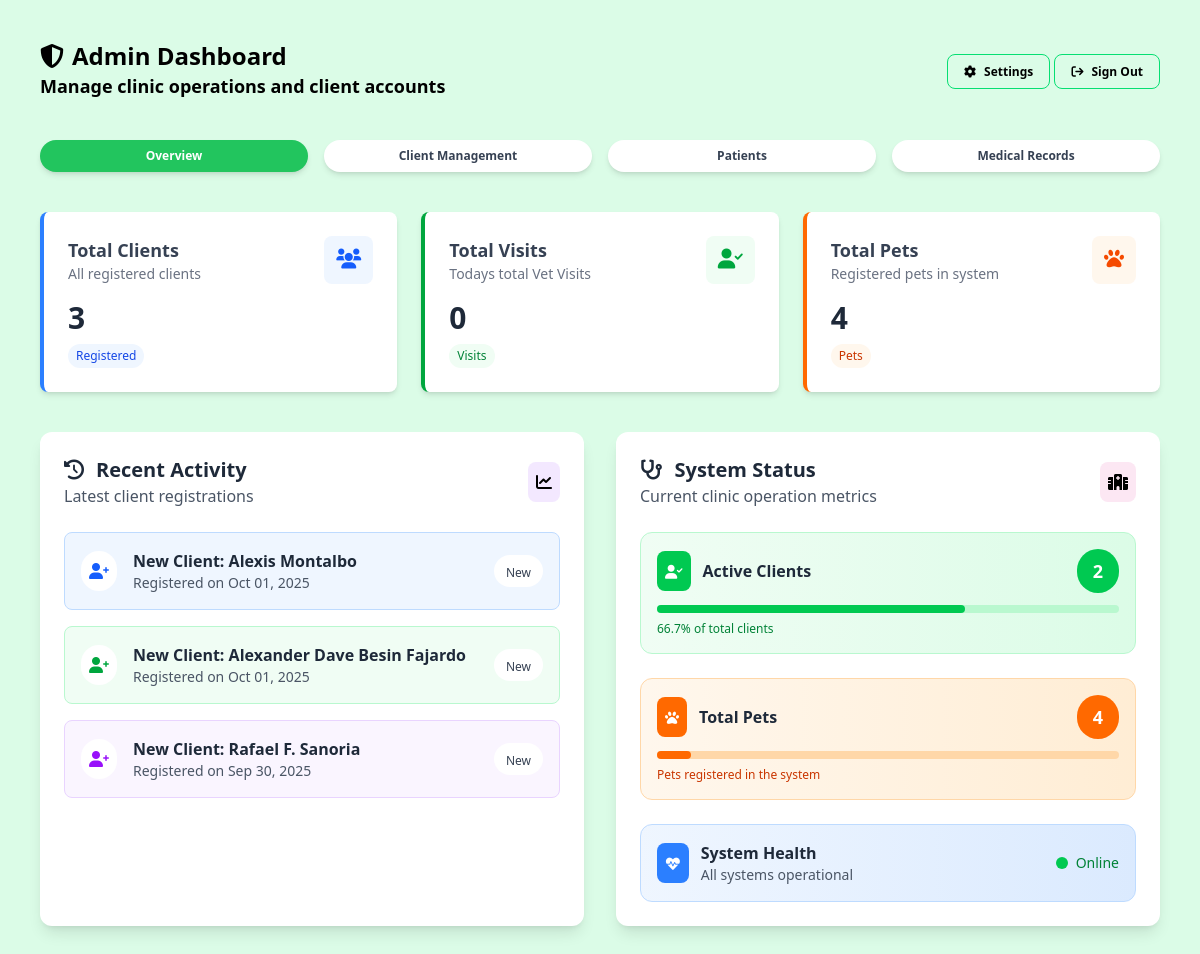
/admin/admin-dashboard.php (signed in), run on the app's committed database.
### tables this page shows
CREATE TABLE `owners` (
  `id` bigint(20) NOT NULL,
  `user_id` bigint(20) DEFAULT NULL,
  `name` text NOT NULL,
  `email` text DEFAULT NULL,
  `phone` varchar(32) DEFAULT NULL,
  `emergency` varchar(32) DEFAULT NULL,
  `address` longtext NOT NULL,
  `created_at` timestamp NOT NULL DEFAULT current_timestamp(),
  `status` enum('Active','Inactive') NOT NULL DEFAULT 'Active'
);

### helpers/fetch.php (called while the page is built)
<?php
function fetchAllData(PDO $pdo, string $query, array $params = []): array
{
    $stmt = $pdo->prepare($query);
    $stmt->execute($params);
    return $stmt->fetchAll(PDO::FETCH_ASSOC);
}
function fetchOneData(PDO $pdo, string $query, array $params = []): ?array
{
    $stmt = $pdo->prepare($query);
    $stmt->execute($params);
    $result = $stmt->fetch(PDO::FETCH_ASSOC);
    return $result ?: null;
}

### admin/admin-dashboard.php (the view, shortened to what this page needs)
<?php
include_once __DIR__ . '/../config/config.php';
require_once __DIR__ . '/../helpers/fetch.php';
$petOwners = fetchAllData($pdo, "SELECT * FROM users WHERE access_type = 'owner'");
$allPetOwners = fetchAllData($pdo, "SELECT * FROM owners ORDER BY created_at DESC LIMIT 4");
$activePetOwners = fetchAllData($pdo, "SELECT * FROM owners WHERE status = 1");
$totalPets = fetchAllData($pdo, "SELECT * FROM pets");
$totalRecords = fetchOneData($pdo, "SELECT COUNT(*) AS total_transactions_today
FROM medical_records
WHERE visit_date = CURDATE()");
?>
<!DOCTYPE html>
<html lang="en">
<head>
    <link rel="stylesheet" href="../assets/css/output.css">
    <link rel="stylesheet" href="https://cdnjs.cloudflare.com/ajax/libs/font-awesome/6.0.0-beta3/css/all.min.css">
</head>
<body class="bg-green-100 w-full min-h-screen overflow-y-auto">
    <?php
    include_once '../includes/admin-header.php';
    ?>
    <main class="pb-10 max-w-[1400px] mx-auto">
        <section class="p-6 md:p-10">
            <div class="grid grid-cols-1 md:grid-cols-3 gap-6 w-full">
                <div class="bg-white rounded-lg shadow-md p-6 card-hover border-l-4 border-blue-500">
                    <div class="flex items-center justify-between mb-4">
                        <div>
                            <h3 class="text-lg font-semibold text-gray-700">Total Clients</h3>
                            <p class="text-sm text-gray-500">All registered clients</p>
                        </div>
                        <div class="bg-blue-50 p-3 rounded-lg">
                            <i class="fa-solid fa-users text-xl text-blue-600"></i>
                        </div>
                    </div>
                    <div>
                        <h2 class="text-3xl font-bold text-gray-800"><?php echo count($petOwners); ?></h2>
                        <span
                            class="bg-blue-50 text-blue-700 text-xs font-medium px-2 py-1 rounded-full mt-2 inline-block">
                            Registered
                        </span>
                    </div>
                </div>
                <div class="bg-white rounded-lg shadow-md p-6 card-hover border-l-4 border-green-600">
                    <div class="flex items-center justify-between mb-4">
                        <div>
                            <h3 class="text-lg font-semibold text-gray-700">Total Visits</h3>
                            <p class="text-sm text-gray-500">Todays total Vet Visits</p>
                        </div>
                        <div class="bg-green-50 p-3 rounded-lg">
                            <i class="fa-solid fa-user-check text-xl text-green-600"></i>
                        </div>
                    </div>
                    <div>
                        <h2 class="text-3xl font-bold text-gray-800">
                            <?php echo $totalRecords['total_transactions_today']; ?>
                        </h2>
                        <span
                            class="bg-green-50 text-green-700 text-xs font-medium px-2 py-1 rounded-full mt-2 inline-block">
                            Visits
                        </span>
                    </div>
                </div>
                <div class="bg-white rounded-lg shadow-md p-6 card-hover border-l-4 border-orange-500">
                    <div class="flex items-center justify-between mb-4">
                        <div>
                            <h3 class="text-lg font-semibold text-gray-700">Total Pets</h3>
                            <p class="text-sm text-gray-500">Registered pets in system</p>
                        </div>
                        <div class="bg-orange-50 p-3 rounded-lg">
                            <i class="fa-solid fa-paw text-xl text-orange-600"></i>
                        </div>
                    </div>
                    <div>
                        <h2 class="text-3xl font-bold text-gray-800"><?php echo count($totalPets); ?></h2>
                        <span
                            class="bg-orange-50 text-orange-700 text-xs font-medium px-2 py-1 rounded-full mt-2 inline-block">
                            Pets
                        </span>
                    </div>
                </div>
            </div>
        </section>
        <section class="px-6 md:px-10 grid grid-cols-1 lg:grid-cols-2 gap-8 w-full mb-6">
            <div class="bg-white rounded-xl shadow-lg p-6 card-hover animate-slide-up" style="animation-delay: 0.3s;">
                <div class="flex items-center justify-between mb-6">
                    <div>
                        <h3 class="text-xl font-semibold text-gray-800 flex items-center">
                            <i class="fa-solid fa-clock-rotate-left text-vet-purple mr-3"></i>
                            Recent Activity
                        </h3>
                        <p class="text-gray-600">Latest client registrations</p>
                    </div>
                    <div class="bg-purple-100 p-2 rounded-lg">
                        <i class="fa-solid fa-chart-line text-vet-purple"></i>
                    </div>
                </div>
                <div class="space-y-4">
                    <?php
                    $colors = ['bg-blue-50 border-blue-200', 'bg-green-50 border-green-200', 'bg-purple-50 border-purple-200'];
                    $iconColors = ['text-blue-600', 'text-green-600', 'text-purple-600'];
                    $index = 0;
                    foreach ($allPetOwners as $owner) {
                        $colorClass = $colors[$index % 3];
                        $iconColor = $iconColors[$index % 3];
                        echo '<div class="flex items-center p-4 ' . $colorClass . ' border rounded-lg hover:shadow-md transition-all duration-300">';
                        echo '<div class="bg-white p-2 rounded-full mr-4">';
                        echo '<i class="fa-solid fa-user-plus ' . $iconColor . '"></i>';
                        echo '</div>';
                        echo '<div class="flex-1">';
                        echo '<h4 class="font-semibold text-gray-800">New Client: ' . htmlspecialchars($owner['name']) . '</h4>';
                        echo '<p class="text-sm text-gray-600">Registered on ' . date('M d, Y', strtotime($owner['created_at'])) . '</p>';
                        echo '</div>';
                        echo '<div class="bg-white px-3 py-1 rounded-full">';
                        echo '<span class="text-xs font-medium text-gray-700">New</span>';
                        echo '</div>';
                        echo '</div>';
                        $index++;
                    }
                    ?>
                </div>
            </div>
            <div class="bg-white rounded-xl shadow-lg p-6 card-hover animate-slide-up" style="animation-delay: 0.4s;">
                <div class="flex items-center justify-between mb-6">
                    <div>
                        <h3 class="text-xl font-semibold text-gray-800 flex items-center">
                            <i class="fa-solid fa-stethoscope text-vet-pink mr-3"></i>
                            System Status
                        </h3>
                        <p class="text-gray-600">Current clinic operation metrics</p>
                    </div>
                    <div class="bg-pink-100 p-2 rounded-lg">
                        <i class="fa-solid fa-hospital text-vet-pink"></i>
                    </div>
                </div>
                <div class="space-y-6">
                    <div class="bg-gradient-to-r from-green-50 to-green-100 p-4 rounded-xl border border-green-200">
                        <div class="flex items-center justify-between mb-3">
                            <div class="flex items-center">
                                <div class="bg-green-500 p-2 rounded-lg mr-3">
                                    <i class="fa-solid fa-user-check text-white text-sm"></i>
                                </div>
                                <h4 class="font-semibold text-gray-800">Active Clients</h4>
                            </div>
                            <div class="bg-green-500 text-white px-4 py-2 rounded-full font-bold text-lg">
                                <?php echo count($activePetOwners); ?>
                            </div>
                        </div>
                        <div class="w-full bg-green-200 rounded-full h-2">
                            <div class="bg-green-500 h-2 rounded-full"
                                style="width: <?php echo min(100, (count($activePetOwners) / max(1, count($petOwners))) * 100); ?>%">
                            </div>
                        </div>
                        <p class="text-xs text-green-700 mt-2">
                            <?php echo round((count($activePetOwners) / max(1, count($petOwners))) * 100, 1); ?>% of
                            total clients
                        </p>
                    </div>
                    <div class="bg-gradient-to-r from-orange-50 to-orange-100 p-4 rounded-xl border border-orange-200">
                        <div class="flex items-center justify-between mb-3">
                            <div class="flex items-center">
                                <div class="bg-orange-500 p-2 rounded-lg mr-3">
                                    <i class="fa-solid fa-paw text-white text-sm"></i>
                                </div>
                                <h4 class="font-semibold text-gray-800">Total Pets</h4>
                            </div>
                            <div class="bg-orange-500 text-white px-4 py-2 rounded-full font-bold text-lg">
                                <?php echo count($totalPets); ?>
                            </div>
                        </div>
                        <div class="w-full bg-orange-200 rounded-full h-2">
                            <div class="bg-orange-500 h-2 rounded-full"
                                style="width: <?php echo min(100, (count($totalPets) / max(1, count($totalPets) + 50)) * 100); ?>%">
                            </div>
                        </div>
                        <p class="text-xs text-orange-700 mt-2">Pets registered in the system</p>
                    </div>
                    <div class="bg-gradient-to-r from-blue-50 to-blue-100 p-4 rounded-xl border border-blue-200">
                        <div class="flex items-center justify-between">
                            <div class="flex items-center">
                                <div class="bg-blue-500 p-2 rounded-lg mr-3">
                                    <i class="fa-solid fa-heartbeat text-white text-sm"></i>
                                </div>
                                <div>
                                    <h4 class="font-semibold text-gray-800">System Health</h4>
                                    <p class="text-sm text-gray-600">All systems operational</p>
                                </div>
                            </div>
                            <div class="flex items-center space-x-2">
                                <div class="w-3 h-3 bg-green-500 rounded-full animate-pulse"></div>
                                <span class="text-sm font-medium text-green-700">Online</span>
                            </div>
                        </div>
                    </div>
                </div>
            </div>
        </section>
    </main>
</body>
</html>

### includes/admin-header.php (shortened to what this page needs)
<header class="max-w-[1400px] mx-auto">
    <section class="p-10 w-full flex items-center justify-between">
        <div>
            <div class="flex items-center space-x-2">
                <i class="fa-solid fa-shield text-2xl"></i>
                <h1 class="font-bold text-2xl">Admin Dashboard</h1>
            </div>
            <h2 class="text-lg font-semibold">Manage clinic operations and client accounts</h2>
        </div>
        <div>
            <a href="../admin/admin-settings.php"
                class="text-gray text-xs font-semibold border border-green-400 px-4 py-2 rounded-lg hover:bg-green-300 <?= basename($_SERVER['PHP_SELF']) == 'admin-settings.php' ? 'settings-active' : '' ?>"><i
                    class="fa-solid fa-cog mr-2"></i>Settings</a>
            <a class="text-gray text-xs font-semibold border border-green-400 px-4 py-2 rounded-lg hover:bg-green-300"
                href="../logout.php"><i class="fa-solid fa-arrow-right-from-bracket mr-2"></i>Sign Out</a>
        </div>
    </section>
    <div class="px-10 w-full flex items-center justify-between">
        <nav class="w-full">
            <ul class="flex space-x-4 text-gray-700 text-xs font-semibold">
                <a href="../admin/admin-dashboard.php"
                    class="flex-1 text-center shadow-md font-semibold py-2 rounded-full border-none duration-200 hover:border-green-500 <?= basename($_SERVER['PHP_SELF']) == 'admin-dashboard.php' ? 'active' : 'bg-white' ?>">
                    <li>Overview</li>
                </a>
                <a href="../admin/client-management.php"
                    class="flex-1 text-center shadow-md font-semibold py-2 rounded-full border-none duration-200 hover:border-green-500 <?= basename($_SERVER['PHP_SELF']) == 'client-management.php' ? 'active' : 'bg-white' ?>">
                    <li>Client Management</li>
                </a>
                <a href="../admin/pet-management.php"
                    class="flex-1 text-center shadow-md font-semibold py-2 rounded-full border-none duration-200 hover:border-green-500 <?= basename($_SERVER['PHP_SELF']) == 'pet-management.php' ? 'active' : 'bg-white' ?>">
                    <li>Patients</li>
                </a>
                <a href="../admin/medical-records.php"
                    class="flex-1 text-center shadow-md font-semibold py-2 rounded-full border-none duration-200 hover:border-green-500 <?= basename($_SERVER['PHP_SELF']) == 'medical-records.php' ? 'active' : 'bg-white' ?>">
                    <li>Medical Records</li>
                </a>
            </ul>
        </nav>
    </div>
</header>

### admin/admin-dashboard.php (style rules this page uses)
.card-hover { transition: box-shadow 0.2s ease; }

### includes/admin-header.php (style rules this page uses)
.active { background-color: #22c55e; color: white; border-color: #22c55e; }

### data on the page
owners: name "Alexis Montalbo", created_at "Oct 01, 2025"
owners: name "Alexander Dave Besin Fajardo", created_at "Oct 01, 2025"
owners: name "Rafael F. Sanoria", created_at "Sep 30, 2025"

### other printed values
count($petOwners) "3"
$totalRecords['total_transactions_today'] "0"
count($totalPets) "4"
count($activePetOwners) "2"
